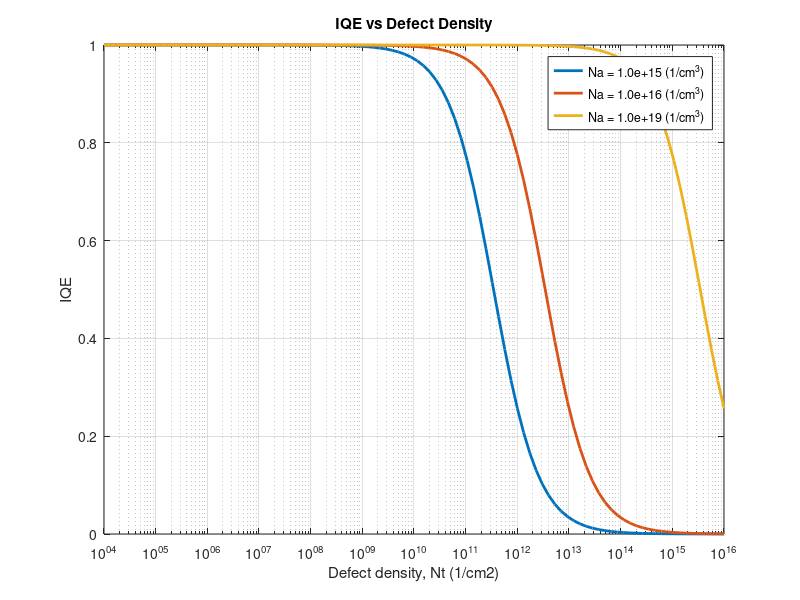

MATLAB code for this plot:
clc;
close all;
clear;

%% p-type GaN
m0 = 9.31e-31;  
me = 0.2*m0;
mh = 0.8*m0;
mr = me*mh/(me+mh);
T = 300;
sr = 1e-14;     
k  = 1.38e-23;  
vth = sqrt(3*k*T/mr)*100;

ni = 1.9e-10;

% Doping concentration
p0 = [1e15 1e16 1e19];
n0 = ni^2./p0;
B_r = 1e-10;
%% 

figure(1)
Nt = logspace(4,16,100);     
for i = 1:length(p0)
    
    tau_nr = 1/sr/vth./Nt;
    tau_low = 1/B_r./(n0(i)+p0(i))*ones(1,length(Nt));

    nr = tau_nr./(tau_low+tau_nr);
    semilogx(Nt,nr,"LineWidth",2, 'DisplayName',sprintf("Na = %.1e (1/cm^3)", p0(i)));
    hold on;
    grid on;
end

%% 
xlabel("Defect density, Nt (1/cm2)");
ylabel("IQE");
legend();
title('IQE vs Defect Density');
